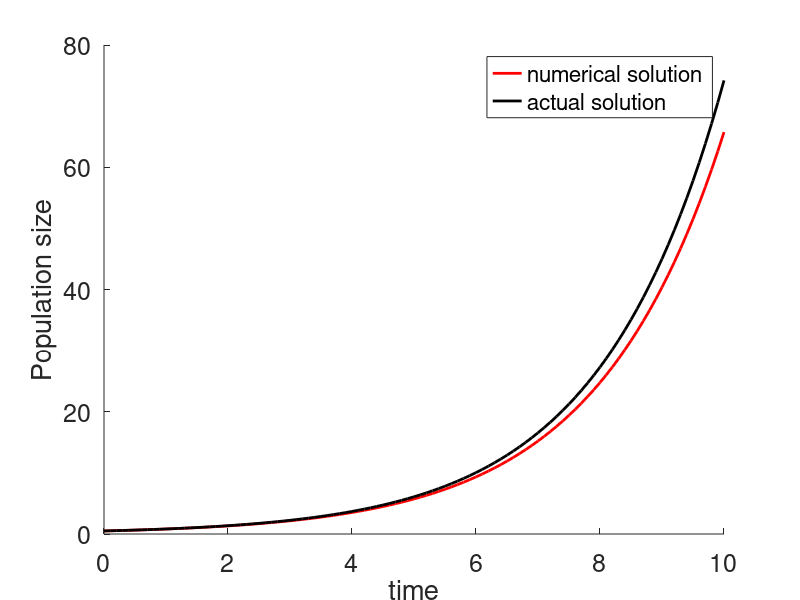

The MATLAB source for this figure:
%EV - COM3001
%setenv ("GNUTERM", "x11") 

close all
clear
clc



%--------------------------------------------------------


figure


dt=0.1;
t=0:dt:10;

fs=18;

a=0.5;
x0=0.5;
colour=['r','g','b','k'];

lt=length(t)-1;
y=zeros(1,lt);

y(1)=x0;



for i=1:lt %numerical solution
    y(i+1)=y(i)*(1+a*dt);
    hold on
end

h=plot(t,y,'LineWidth',2,'Color','r');

xlabel('time','fontsize',fs);
ylabel('Population size','fontsize',fs);
set(gca,'fontsize',fs);

hold on

k=x0;

y2=k*exp(a*t); % analytical solution

h=plot(t,y2,'LineWidth',2,'Color','k');

legend('numerical solution','actual solution','Location','best')
